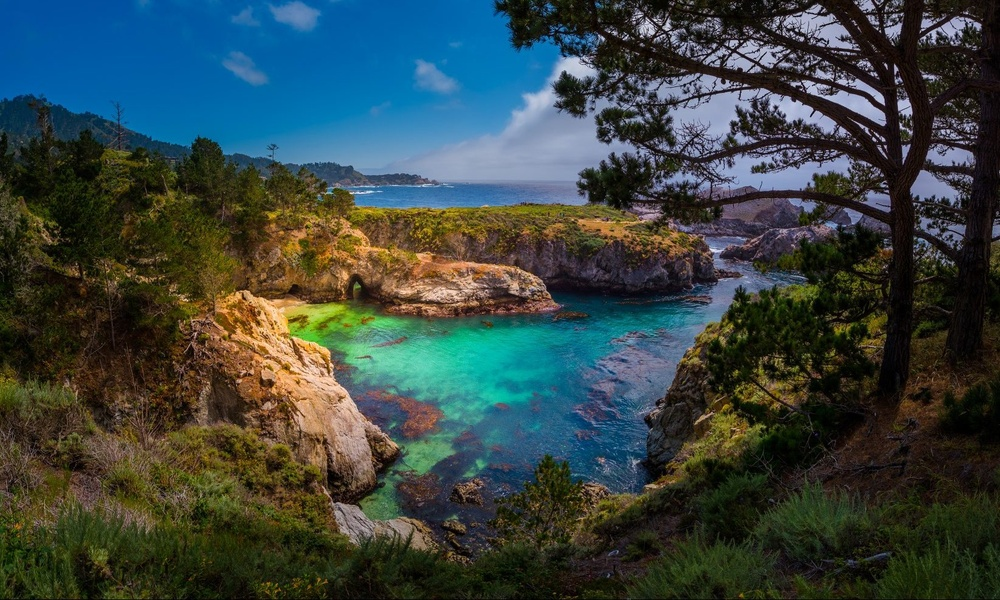
#> input picture images/point lobos.jpg, 1000 x 600 px, shrunk from 1645 x 987 before the run
$ python canny.py --image 'images/point lobos.jpg'
#> lines starting #> are read from the running program, lines starting #| are printed output that depends on the picture
import numpy as np
import argparse
import cv2

ap = argparse.ArgumentParser()
ap.add_argument("-i", "--image", required = True, help = "Path to the image")
args = vars(ap.parse_args())

image = cv2.imread(args["image"])
#> image is the input picture: shape (600, 1000, 3); mean B, G, R 66.5, 68.7, 55.4
image = cv2.cvtColor(image, cv2.COLOR_BGR2GRAY)
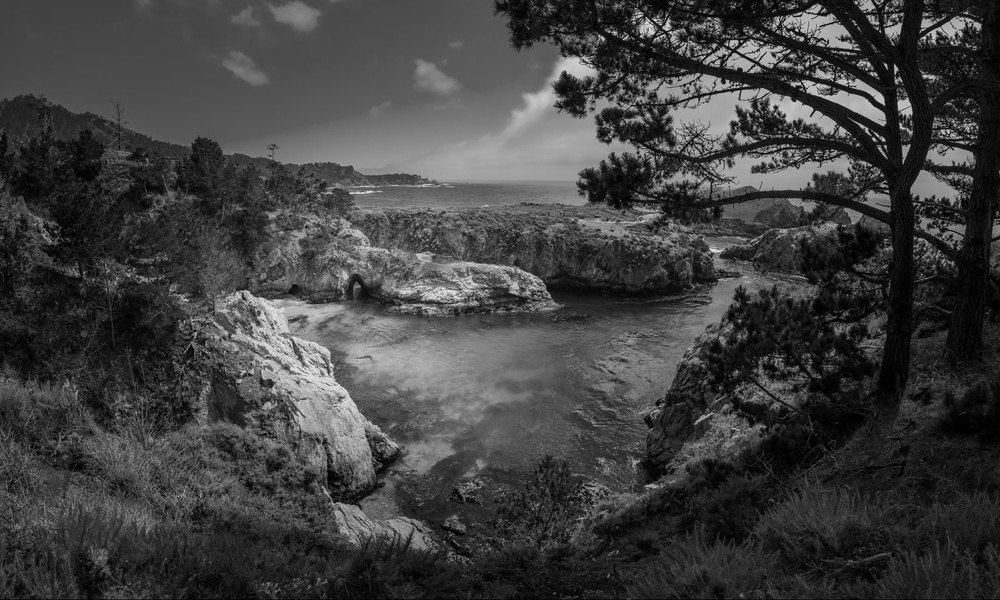
#> image: shape (600, 1000); min 0, max 238, mean 64.5
image = cv2.GaussianBlur(image, (5, 5), 0)
cv2.imshow("Blurred Grayscale Image", image)
cv2.waitKey(0)

# Edge detector - detects edges larger than thresh2 and lower than thresh1
canny = cv2.Canny(image, 30, 150)
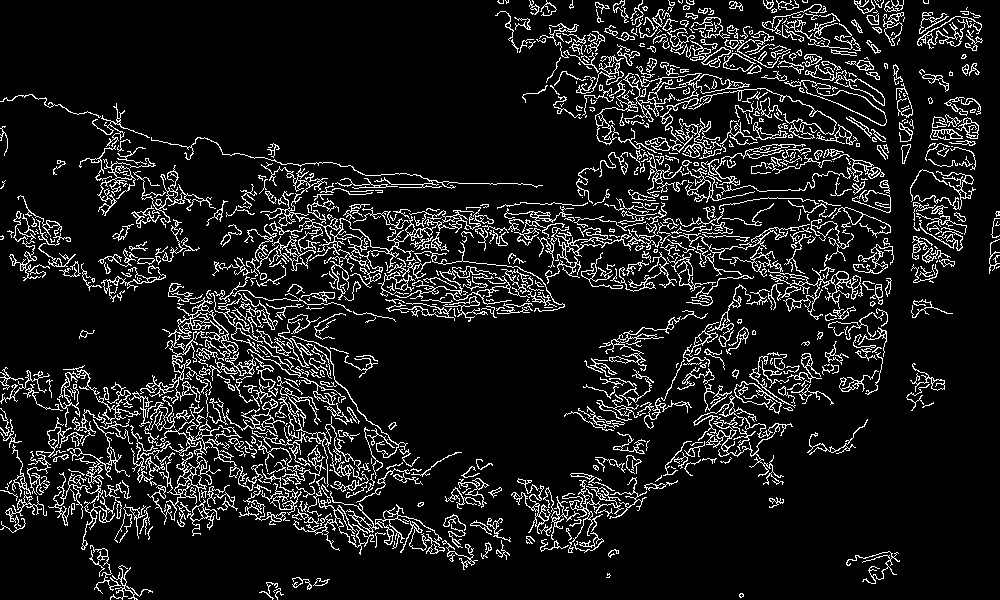
#> canny: shape (600, 1000); 10.8% white in thin lines or dots
cv2.imshow("Canny", canny)
cv2.waitKey(0)
